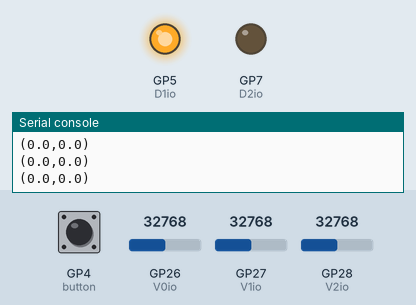
Simulated run of this program. Board: Raspberry Pi Pico running CircuitPython. Parts: output pins drawn as LEDs (lit = HIGH), the last lines printed to the serial console. The inputs (shaded band) are chosen by the test bench; at power-on: GP26 (V0io) = 32768, GP4 (button) HIGH, GP27 (V1io) = 32768, GP28 (V2io) = 32768 (analog values on the 0–65535 scale). USB keyboard and mouse output is not drawn.

Above: at 1.2 s.
1.3 s: GP26 (V0io) set to 3248
2.8 s: GP26 (V0io) set to 2720
At 4.1 s:
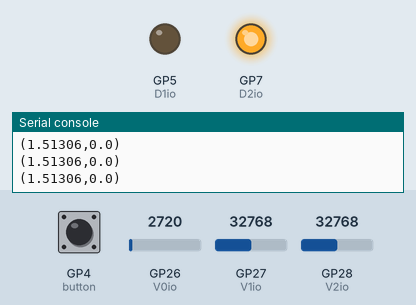
8.4 s: GP26 (V0io) set to 61600
9.9 s: GP26 (V0io) set to 63360
At 10.8 s:
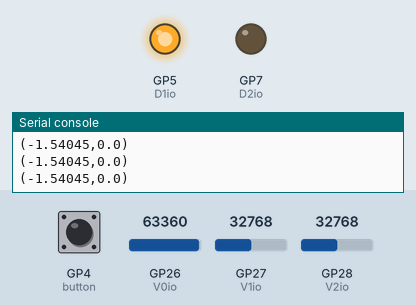
Timing chart, 0 to 12.9 s (numbered marks = the images above; inputs shaded):
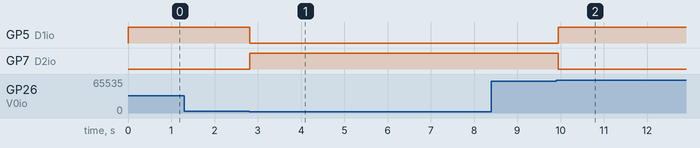

The program:

code.py
```python
import time
import board
import analogio
import digitalio
import usb_hid
from adafruit_hid.keyboard import Keyboard
from adafruit_hid.keyboard_layout_us import KeyboardLayoutUS
from adafruit_hid.keycode import Keycode


#OMEGATRON


V0io = analogio.AnalogIn(board.A0)
V1io = analogio.AnalogIn(board.A1)
V2io = analogio.AnalogIn(board.A2)
Vlast = 1
Ilast = 1
D1io = digitalio.DigitalInOut(board.GP5)
D2io = digitalio.DigitalInOut(board.GP7)
D1io.direction = digitalio.Direction.OUTPUT
D2io.direction = digitalio.Direction.OUTPUT
button = digitalio.DigitalInOut(board.GP4)
button.direction = digitalio.Direction.INPUT
button.pull = digitalio.Pull.UP

D1io.value = True
D2io.value = False

keyboard = Keyboard(usb_hid.devices)
keyboard_layout = KeyboardLayoutUS(keyboard)  # We're in the US :)

running = False

while True:
    V0 = V0io.reference_voltage*V0io.value/65535
    V1 = V1io.reference_voltage*V1io.value/65535
    V2 = V2io.reference_voltage*V2io.value/65535
    V = V1 - V0  # voltage in volts
    if V > 1.5:
        D1io.value = False
        D2io.value = True
    if V < -1.5:
        D1io.value = True
        D2io.value = False
    I = (V2 - V1)/10000 # current in amperes

    if not(button.value):
        running = not(running)
        if not(running):
            print("STOP")
        else:
            print("START")
        time.sleep(0.2)
    print("({},{})".format(V,1e6*I)) # volts and micro amps
    if running:
        keyboard_layout.write("{} volts {} microamperes\n".format(V,1e6*I))
    Vlast = V
    Ilast = I
    time.sleep(0.1)
```

Measured:
- the behaviour switches between 2992 and 2976 on GP26 (V0io) (found by bisection; images 0 and 1)
- the behaviour switches between 62544 and 62560 on GP26 (V0io) (found by bisection; images 1 and 2)
- after the input at 2.8 s, GP5 (D1io): HIGH → LOW at once; GP7 (D2io): LOW → HIGH at once
- after the input at 9.9 s, GP5 (D1io): LOW → HIGH after 0.05 s; GP7 (D2io): HIGH → LOW after 0.05 s
